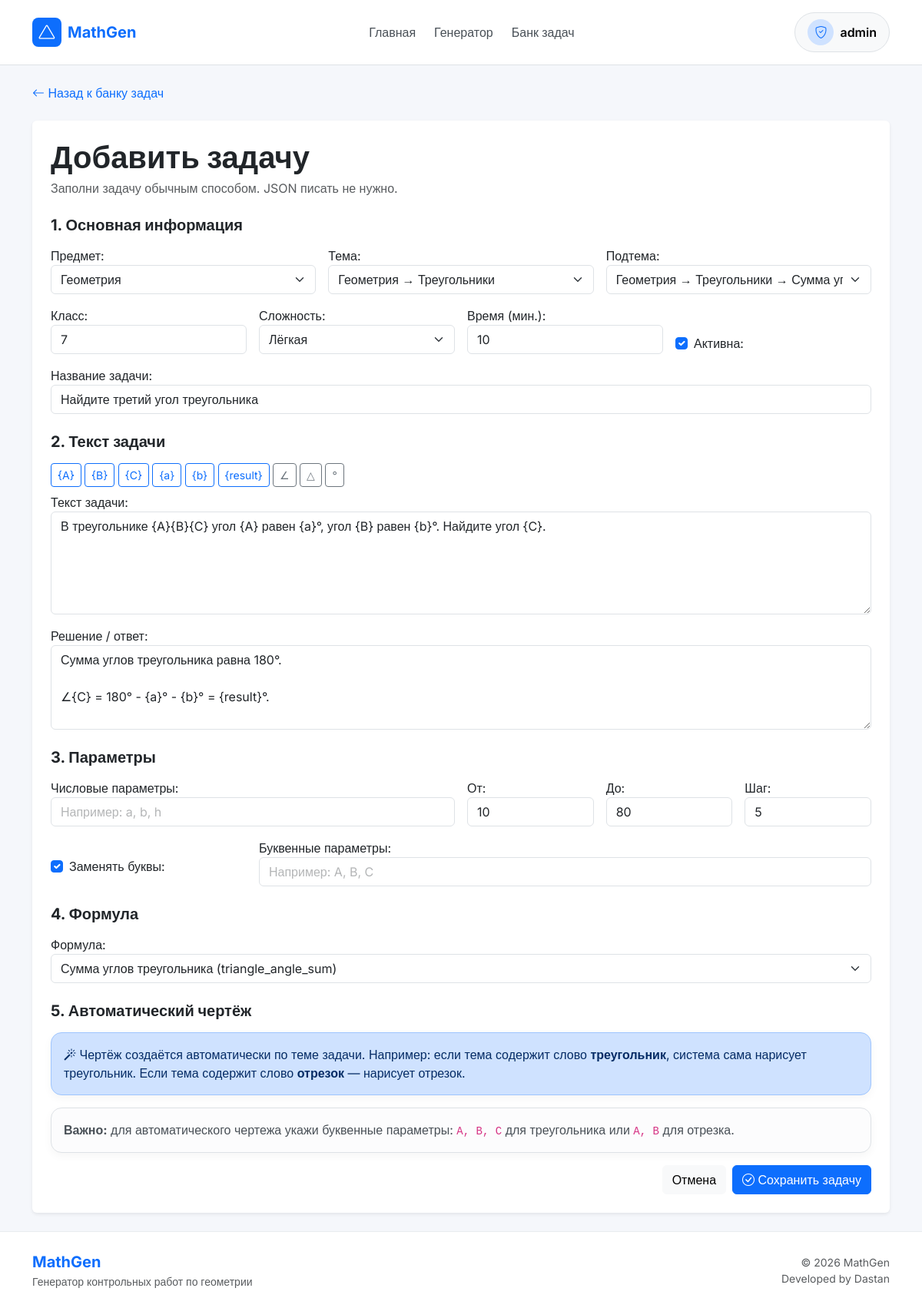
The page /taskbank/tasks/8/edit/ (signed in) on the database its author committed.
### taskbank/models.py (models this page shows, shortened)
class Task(models.Model):
    DIFFICULTY_CHOICES = (
        (1, "Лёгкая"),
        (2, "Средняя"),
        (3, "Сложная"),
    )
    TASK_TYPE_CHOICES = (
        ("theory", "Теория / определение"),
        ("template_only", "Шаблон без формулы"),
        ("template_formula", "Шаблон + формула"),
        ("proof", "Доказательство"),
        ("geometry_tikz", "Геометрия с чертежом"),
        ("custom_generator", "Кастомный генератор"),
    )
    subject = models.ForeignKey(
        Subject,
        on_delete=models.CASCADE,
        related_name="tasks",
        verbose_name="Предмет"
    )
    topic = models.ForeignKey(
        Topic,
        on_delete=models.CASCADE,
        related_name="tasks",
        verbose_name="Тема"
    )
    subtopic = models.ForeignKey(
        SubTopic,
        on_delete=models.SET_NULL,
        null=True,
        blank=True,
        related_name="tasks",
        verbose_name="Подтема"
    )
    grade = models.PositiveSmallIntegerField("Класс", default=7)
    difficulty = models.PositiveSmallIntegerField(
        "Сложность",
        choices=DIFFICULTY_CHOICES,
        default=1
    )
    title = models.CharField("Название задачи", max_length=255)
    source = models.CharField("Источник", max_length=255, blank=True)
    source_number = models.CharField("Номер в источнике", max_length=50, blank=True)
    task_type = models.CharField(
        "Тип задачи",
        max_length=30,
        choices=TASK_TYPE_CHOICES,
        default="template_formula"
    )
    task_template = models.TextField("Текст задачи")
    solution_template = models.TextField("Решение / ответ", blank=True)
    params = models.JSONField(
        "Параметры (JSON)",
        default=dict,
        blank=True,
        help_text='Например: {"a": [4,5,6], "h": [3,4,5]}'
    )
    formula = models.ForeignKey(
        Formula,
        on_delete=models.SET_NULL,
        null=True,
        blank=True,
        verbose_name="Формула"
    )
    custom_generator_name = models.CharField(
        "Имя кастомного генератора",
        max_length=100,
        blank=True
    )
    tikz_template = models.TextField("TikZ шаблон", blank=True)
    time_minutes = models.PositiveSmallIntegerField("Время (мин.)", default=10)
    is_active = models.BooleanField("Активна", default=True)
    created_at = models.DateTimeField("Создано", auto_now_add=True)
    updated_at = models.DateTimeField("Обновлено", auto_now=True)
    DRAWING_CHOICES = (
    ("none", "Без чертежа"),
    ("triangle", "Треугольник"),
    ("segment", "Отрезок"),
    ("adjacent_angles", "Смежные углы"),
    ("vertical_angles", "Вертикальные углы"),
    ("rectangle", "Прямоугольник"),
)
    drawing_type = models.CharField(
        "Тип чертежа",
        max_length=50,
        choices=DRAWING_CHOICES,
        default="none"
    )
    class Meta:
        verbose_name = "Задача"
        verbose_name_plural = "Задачи"
        ordering = ["grade", "subject__name", "topic__name", "title"]

### taskbank/views.py (the view)
    @login_required
    def wrapper(request, *args, **kwargs):
        if request.user.is_staff or request.user.is_superuser:
            return view_func(request, *args, **kwargs)
        messages.error(request, "Доступ разрешён только администратору.")
        return redirect("home")

### taskbank/models.py (called while the page is built)
    def __str__(self):
        return self.name

    def __str__(self):
        return f"{self.subject} → {self.name}"

    def __str__(self):
        return f"{self.topic} → {self.name}"

    def __str__(self):
        return f"{self.name} ({self.code})"

### taskbank/views.py (called while the page is built)
def admin_only_required(view_func):
    @login_required
    def wrapper(request, *args, **kwargs):
        if request.user.is_staff or request.user.is_superuser:
            return view_func(request, *args, **kwargs)
        messages.error(request, "Доступ разрешён только администратору.")
        return redirect("home")
    return wrapper

def crud_update(request, model_class, form_class, pk, template, success_message):
    obj = get_object_or_404(model_class, pk=pk)
    form = form_class(request.POST or None, instance=obj)
    if request.method == "POST" and form.is_valid():
        form.save()
        messages.success(request, success_message)
        return redirect("taskbank_dashboard")
    return render(request, template, {
        "form": form,
        "object": obj,
        "back_url": "taskbank_dashboard",
    })

@admin_only_required
def task_update(request, pk):
    return crud_update(request, Task, TaskSiteForm, pk, "taskbank/task_form.html", "Задача изменена.")

### templates/taskbank/task_form.html (shortened to what this page needs)
{% extends "base.html" %}
{% block content %}
<div class="container">
    <div class="mb-4">
        <a href="{% url 'taskbank_dashboard' %}" class="text-decoration-none">
            <i class="bi bi-arrow-left"></i>
            Назад к банку задач
        </a>
    </div>
    <div class="card shadow-sm border-0">
        <div class="card-body p-4">
            <h1 class="fw-bold mb-1">Добавить задачу</h1>
            <p class="text-muted mb-4">
                Заполни задачу обычным способом. JSON писать не нужно.
            </p>
            <form method="post">
                <h5 class="fw-bold mb-3">1. Основная информация</h5>
                <div class="row g-3 mb-4">
                    <div class="col-md-4">{{ form.subject.label_tag }}{{ form.subject }}</div>
                    <div class="col-md-4">{{ form.topic.label_tag }}{{ form.topic }}</div>
                    <div class="col-md-4">{{ form.subtopic.label_tag }}{{ form.subtopic }}</div>
                    <div class="col-md-3">{{ form.grade.label_tag }}{{ form.grade }}</div>
                    <div class="col-md-3">{{ form.difficulty.label_tag }}{{ form.difficulty }}</div>
                    <div class="col-md-3">{{ form.time_minutes.label_tag }}{{ form.time_minutes }}</div>
                    <div class="col-md-3 d-flex align-items-end">
                        <div class="form-check">
                            {{ form.is_active }}
                            {{ form.is_active.label_tag }}
                        </div>
                    </div>
                    <div class="col-12">
                        {{ form.title.label_tag }}
                        {{ form.title }}
                    </div>
                </div>
                <h5 class="fw-bold mb-3">2. Текст задачи</h5>
                <div class="mb-3">
                    <div class="mb-2">
                        <button type="button" class="btn btn-sm btn-outline-primary param-btn" data-value="{A}">{A}</button>
                        <button type="button" class="btn btn-sm btn-outline-primary param-btn" data-value="{B}">{B}</button>
                        <button type="button" class="btn btn-sm btn-outline-primary param-btn" data-value="{C}">{C}</button>
                        <button type="button" class="btn btn-sm btn-outline-primary param-btn" data-value="{a}">{a}</button>
                        <button type="button" class="btn btn-sm btn-outline-primary param-btn" data-value="{b}">{b}</button>
                        <button type="button" class="btn btn-sm btn-outline-primary param-btn" data-value="{result}">{result}</button>
                        <button type="button" class="btn btn-sm btn-outline-secondary param-btn" data-value="∠">∠</button>
                        <button type="button" class="btn btn-sm btn-outline-secondary param-btn" data-value="△">△</button>
                        <button type="button" class="btn btn-sm btn-outline-secondary param-btn" data-value="°">°</button>
                    </div>
                    {{ form.task_template.label_tag }}
                    {{ form.task_template }}
                </div>
                <div class="mb-4">
                    {{ form.solution_template.label_tag }}
                    {{ form.solution_template }}
                </div>
                <h5 class="fw-bold mb-3">3. Параметры</h5>
                <div class="row g-3 mb-4">
                    <div class="col-md-6">
                        {{ form.numeric_param_names.label_tag }}
                        {{ form.numeric_param_names }}
                    </div>
                    <div class="col-md-2">
                        {{ form.number_from.label_tag }}
                        {{ form.number_from }}
                    </div>
                    <div class="col-md-2">
                        {{ form.number_to.label_tag }}
                        {{ form.number_to }}
                    </div>
                    <div class="col-md-2">
                        {{ form.number_step.label_tag }}
                        {{ form.number_step }}
                    </div>
                    <div class="col-md-3">
                        <div class="form-check mt-4">
                            {{ form.use_letter_params }}
                            {{ form.use_letter_params.label_tag }}
                        </div>
                    </div>
                    <div class="col-md-9">
                        {{ form.letter_param_names.label_tag }}
                        {{ form.letter_param_names }}
                    </div>
                </div>
                <h5 class="fw-bold mb-3">4. Формула</h5>
                <div class="mb-4">
                    {{ form.formula.label_tag }}
                    {{ form.formula }}
                </div>
                <h5 class="fw-bold mb-3">5. Автоматический чертёж</h5>
                <div class="alert alert-primary">
                    <i class="bi bi-magic"></i>
                    Чертёж создаётся автоматически по теме задачи.
                    Например: если тема содержит слово <strong>треугольник</strong>,
                    система сама нарисует треугольник. Если тема содержит слово
                    <strong>отрезок</strong> — нарисует отрезок.
                </div>
                <div class="alert alert-light border">
                    <strong>Важно:</strong>
                    для автоматического чертежа укажи буквенные параметры:
                    <code>A, B, C</code> для треугольника или <code>A, B</code> для отрезка.
                </div>
                <div class="d-flex justify-content-end gap-2">
                    <a href="{% url 'taskbank_dashboard' %}" class="btn btn-light">
                        Отмена
                    </a>
                    <button type="submit" class="btn btn-primary">
                        <i class="bi bi-check-circle"></i>
                        Сохранить задачу
                    </button>
                </div>
            </form>
        </div>
    </div>
</div>
{% endblock %}

### templates/includes/navbar.html (shortened to what this page needs)
<nav class="navbar navbar-expand-lg bg-white border-bottom sticky-top py-3">
    <div class="container">
        <a class="navbar-brand fw-bold d-flex align-items-center gap-2" href="{% url 'home' %}">
            <div class="bg-primary text-white rounded-3 d-flex align-items-center justify-content-center"
                  style="width:38px;height:38px;">
                <i class="bi bi-triangle"></i>
            </div>
            <span class="fs-5">MathGen</span>
        </a>
        <div class="collapse navbar-collapse" id="navbarContent">
            <ul class="navbar-nav mx-auto gap-lg-2">
                <li class="nav-item">
                    <a href="{% url 'home' %}"
                        class="nav-link fw-medium">
                        Главная
                    </a>
                </li>
                {% if user.is_authenticated %}
                    {% if user.teacher or user.is_staff or user.is_superuser %}
                    <li class="nav-item">
                        <a href="{% url 'generator:index' %}"
                            class="nav-link fw-medium">
                            Генератор
                        </a>
                    </li>
                    {% endif %}
                    {% if user.is_staff or user.is_superuser %}
                    <li class="nav-item">
                        <a href="{% url 'taskbank_dashboard' %}"
                            class="nav-link fw-medium">
                            Банк задач
                        </a>
                    </li>
                    {% endif %}
                {% endif %}
            </ul>
            <div class="d-flex align-items-center gap-2 mt-3 mt-lg-0">
                {% if user.is_authenticated %}
                    <div class="dropdown">
                        <button class="btn btn-light border rounded-pill px-3 py-2 d-flex align-items-center gap-2"
                                data-bs-toggle="dropdown">
                            <div class="bg-primary-subtle text-primary rounded-circle d-flex align-items-center justify-content-center"
                                  style="width:34px;height:34px;">
                                {% if user.is_staff or user.is_superuser %}
                                    <i class="bi bi-shield-check"></i>
                                {% elif user.teacher %}
                                    <i class="bi bi-person-workspace"></i>
                                {% elif user.student %}
                                    <i class="bi bi-mortarboard"></i>
                                {% else %}
                                    <i class="bi bi-person"></i>
                                {% endif %}
                            </div>
                            <span class="fw-semibold">
                                {{ user.username }}
                            </span>
                        </button>
                    </div>
                {% endif %}
            </div>
        </div>
    </div>
</nav>

### static/css/style.css (style rules this page uses)
:root { --primary: #0d6efd; --primary-dark: #0b5ed7; --primary-soft: #eef4ff; --text-main: #212529; --text-muted: #6c757d; --border-color: #e9ecef; --bg-light: #f8f9fc; --bg-white: #ffffff; --success-soft: #eaf7ee; --warning-soft: #fff8e1; --danger-soft: #fff1f3; --shadow-sm: 0 4px 12px rgba(0, 0, 0, 0.04); --shadow-md: 0 10px 24px rgba(0, 0, 0, 0.08); --shadow-blue: 0 15px 35px rgba(13, 110, 253, 0.08); --radius-md: 14px; --radius-lg: 20px; --radius-xl: 24px; }
html { scroll-behavior: smooth; }
body { background-color: var(--bg-light); color: var(--text-main); font-family: "Segoe UI", Tahoma, Geneva, Verdana, sans-serif; }
a { text-decoration: none; }
.alert { border-radius: var(--radius-md); box-shadow: var(--shadow-sm); }
.navbar { background-color: var(--bg-white); border-bottom: 1px solid var(--border-color); }
.navbar-brand { font-size: 1.3rem; color: var(--primary) !important; }
.nav-link { font-weight: 500; color: #495057; transition: color 0.2s ease; }
.navbar .btn { border-radius: 10px; }

### templates/base.html (style rules this page uses)
body { font-family: 'Inter', sans-serif; background:#f5f7fb; color:#0f172a; }
::placeholder { opacity:.45 !important; }

### rows shown on the page
Task: subject "Геометрия", topic "Геометрия → Треугольники", subtopic "Геометрия → Треугольники → Сумма углов треугольника", grade "7", difficulty "Лёгкая", time_minutes "10", is_active "☑", title "Найдите третий угол треугольника", task_template "В треугольнике {A}{B}{C} угол {A} равен {a}°, угол {B} равен {b}°. Найдите угол {C}.", solution_template "Сумма углов треугольника равна 180°. ∠{C} = 180° - {a}° - {b}° = {result}°.", formula "Сумма углов треугольника (triangle_angle_sum)"

### other values the page prints
{{ user.username }} "admin"
